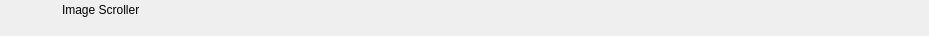
<?xml version="1.0" encoding="UTF-8"?>
<ui version="4.0">
 <class>RundownImageScrollerWidget</class>
 <widget class="QWidget" name="RundownImageScrollerWidget">
  <property name="geometry">
   <rect>
    <x>0</x>
    <y>0</y>
    <width>929</width>
    <height>36</height>
   </rect>
  </property>
  <layout class="QHBoxLayout" name="horizontalLayout">
   <property name="spacing">
    <number>0</number>
   </property>
   <property name="margin">
    <number>0</number>
   </property>
   <item>
    <widget class="QFrame" name="frameItem">
     <property name="sizePolicy">
      <sizepolicy hsizetype="Preferred" vsizetype="Fixed">
       <horstretch>0</horstretch>
       <verstretch>0</verstretch>
      </sizepolicy>
     </property>
     <property name="minimumSize">
      <size>
       <width>0</width>
       <height>36</height>
      </size>
     </property>
     <widget class="QLabel" name="labelIcon">
      <property name="geometry">
       <rect>
        <x>22</x>
        <y>2</y>
        <width>32</width>
        <height>32</height>
       </rect>
      </property>
      <property name="text">
       <string/>
      </property>
      <property name="pixmap">
       <pixmap resource="../Widgets.qrc">:/Graphics/Images/ImageScroller.png</pixmap>
      </property>
      <property name="scaledContents">
       <bool>true</bool>
      </property>
     </widget>
     <widget class="QLabel" name="labelLabel">
      <property name="geometry">
       <rect>
        <x>62</x>
        <y>2</y>
        <width>5000</width>
        <height>16</height>
       </rect>
      </property>
      <property name="text">
       <string>Image Scroller</string>
      </property>
     </widget>
     <widget class="QLabel" name="labelChannel">
      <property name="geometry">
       <rect>
        <x>0</x>
        <y>0</y>
        <width>0</width>
        <height>0</height>
       </rect>
      </property>
      <property name="text">
       <string></string>
      </property>
     </widget>
     <widget class="QLabel" name="labelVideolayer">
      <property name="geometry">
       <rect>
        <x>140</x>
        <y>19</y>
        <width>40</width>
        <height>16</height>
       </rect>
      </property>
      <property name="text">
       <string></string>
      </property>
     </widget>
     <widget class="QLabel" name="labelColor">
      <property name="geometry">
       <rect>
        <x>0</x>
        <y>0</y>
        <width>18</width>
        <height>36</height>
       </rect>
      </property>
      <property name="text">
       <string/>
      </property>
     </widget>
     <widget class="QLabel" name="labelGroupColor">
      <property name="geometry">
       <rect>
        <x>0</x>
        <y>0</y>
        <width>6</width>
        <height>36</height>
       </rect>
      </property>
      <property name="text">
       <string/>
      </property>
     </widget>
     <widget class="QLabel" name="labelDevice">
      <property name="geometry">
       <rect>
        <x>62</x>
        <y>19</y>
        <width>75</width>
        <height>16</height>
       </rect>
      </property>
      <property name="text">
       <string></string>
      </property>
     </widget>
     <widget class="QLabel" name="labelDelay">
      <property name="geometry">
       <rect>
        <x>185</x>
        <y>19</y>
        <width>55</width>
        <height>16</height>
       </rect>
      </property>
      <property name="text">
       <string></string>
      </property>
     </widget>
     <widget class="QLabel" name="labelRemoteTriggerId">
      <property name="geometry">
       <rect>
        <x>245</x>
        <y>19</y>
        <width>70</width>
        <height>16</height>
       </rect>
      </property>
      <property name="text">
       <string></string>
      </property>
     </widget>
    </widget>
   </item>
   <item>
    <widget class="QFrame" name="frameStatus">
     <property name="minimumSize">
      <size>
       <width>170</width>
       <height>0</height>
      </size>
     </property>
     <property name="maximumSize">
      <size>
       <width>170</width>
       <height>16777215</height>
      </size>
     </property>
     <widget class="QLabel" name="labelGpiConnected">
      <property name="geometry">
       <rect>
        <x>94</x>
        <y>2</y>
        <width>32</width>
        <height>32</height>
       </rect>
      </property>
      <property name="minimumSize">
       <size>
        <width>32</width>
        <height>32</height>
       </size>
      </property>
      <property name="maximumSize">
       <size>
        <width>32</width>
        <height>32</height>
       </size>
      </property>
      <property name="lineWidth">
       <number>0</number>
      </property>
      <property name="text">
       <string/>
      </property>
      <property name="pixmap">
       <pixmap resource="../Widgets.qrc">:/Graphics/Images/GpiConnected.png</pixmap>
      </property>
      <property name="scaledContents">
       <bool>true</bool>
      </property>
     </widget>
     <widget class="QLabel" name="labelDisconnected">
      <property name="geometry">
       <rect>
        <x>125</x>
        <y>2</y>
        <width>32</width>
        <height>32</height>
       </rect>
      </property>
      <property name="minimumSize">
       <size>
        <width>32</width>
        <height>32</height>
       </size>
      </property>
      <property name="maximumSize">
       <size>
        <width>32</width>
        <height>32</height>
       </size>
      </property>
      <property name="text">
       <string/>
      </property>
      <property name="pixmap">
       <pixmap resource="../Widgets.qrc">:/Graphics/Images/Disconnected.png</pixmap>
      </property>
      <property name="scaledContents">
       <bool>true</bool>
      </property>
     </widget>
     <widget class="QLabel" name="labelActiveColor">
      <property name="geometry">
       <rect>
        <x>162</x>
        <y>0</y>
        <width>8</width>
        <height>36</height>
       </rect>
      </property>
      <property name="minimumSize">
       <size>
        <width>8</width>
        <height>36</height>
       </size>
      </property>
      <property name="maximumSize">
       <size>
        <width>8</width>
        <height>36</height>
       </size>
      </property>
      <property name="text">
       <string/>
      </property>
     </widget>
     <widget class="QLabel" name="labelThumbnail">
      <property name="geometry">
       <rect>
        <x>0</x>
        <y>2</y>
        <width>57</width>
        <height>32</height>
       </rect>
      </property>
      <property name="minimumSize">
       <size>
        <width>57</width>
        <height>32</height>
       </size>
      </property>
      <property name="maximumSize">
       <size>
        <width>57</width>
        <height>32</height>
       </size>
      </property>
      <property name="lineWidth">
       <number>0</number>
      </property>
      <property name="text">
       <string/>
      </property>
      <property name="scaledContents">
       <bool>true</bool>
      </property>
     </widget>
    </widget>
   </item>
  </layout>
 </widget>
 <resources>
  <include location="../Widgets.qrc"/>
 </resources>
 <connections/>
 <slots>
  <slot>addToCombo()</slot>
 </slots>
</ui>
